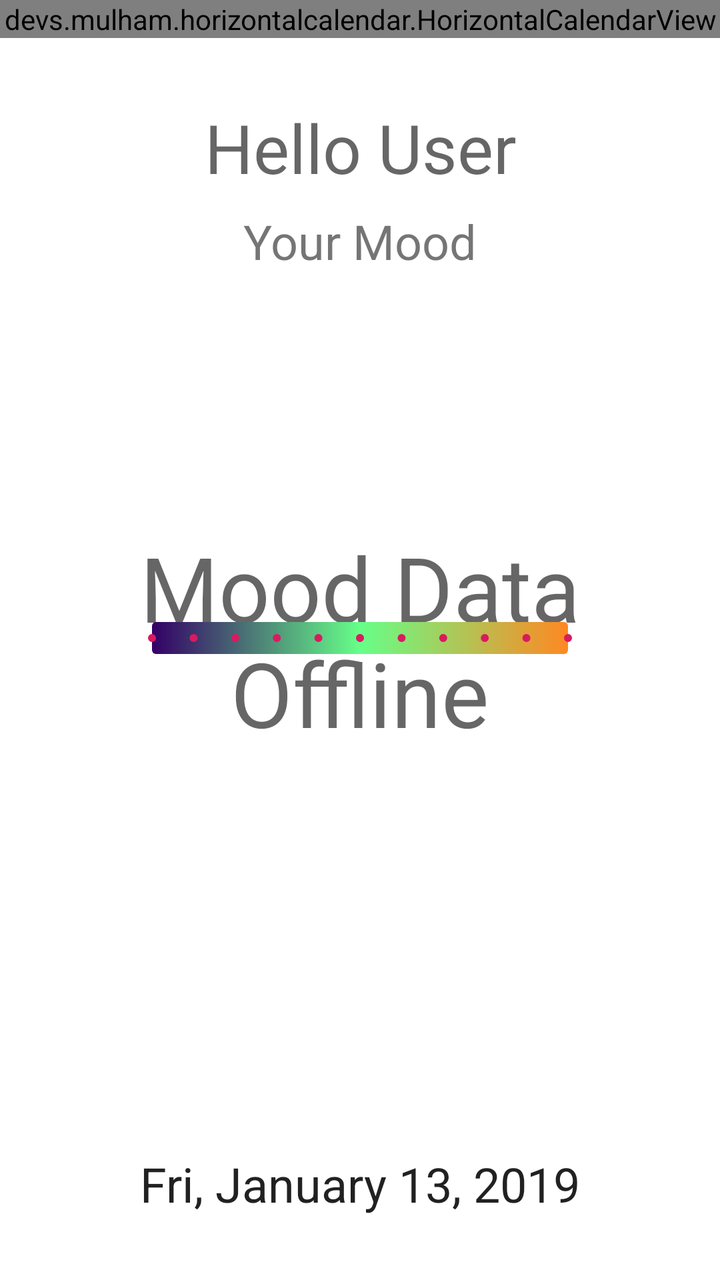
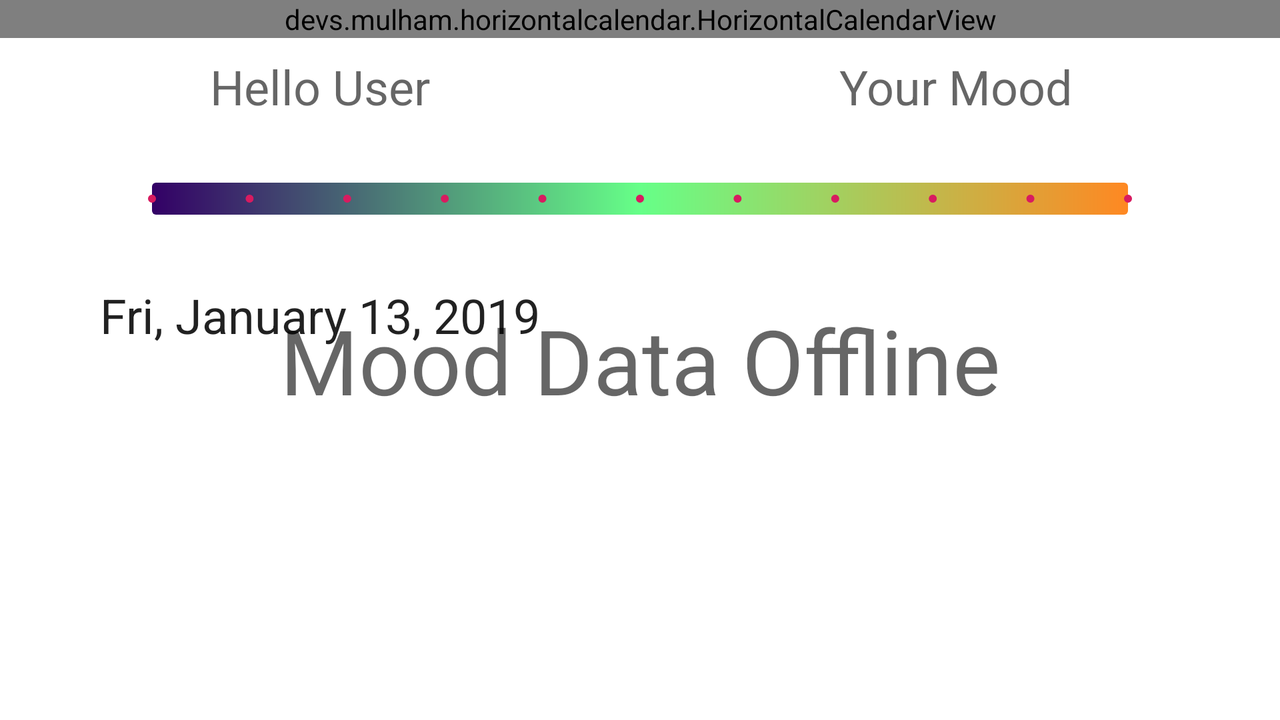

The same Android screen from two of the app's own layout files: first res/layout/ as a phone draws it, then the repository's variant for another configuration, drawn on a device whose configuration selects that folder. Both files follow.
<!-- AndroidManifest.xml: application theme AppTheme -->
<!-- res/layout/mood_fragment.xml -->
<?xml version="1.0" encoding="utf-8"?>
<FrameLayout xmlns:app="http://schemas.android.com/apk/res-auto"
    xmlns:tools="http://schemas.android.com/tools"
    xmlns:android="http://schemas.android.com/apk/res/android"
    android:layout_height="match_parent"
    android:layout_width="match_parent" >

    <TextView
        android:id="@+id/mood_data_offline"
        android:layout_width="match_parent"
        android:layout_height="match_parent"
        android:gravity="center_vertical|center_horizontal|center"
        android:text="@string/mood_data_offline"
        android:textAppearance="@style/TextAppearance.AppCompat.Display2"
        android:background="@android:color/white"/>

    <android.support.constraint.ConstraintLayout xmlns:android="http://schemas.android.com/apk/res/android"
        android:id="@+id/mood_fragment_layout"
        android:layout_width="match_parent"
        android:layout_height="match_parent"
        android:focusable="true"
        tools:context=".MoodFragment">

    <TextView
        android:id="@+id/yourMood"
        android:layout_width="117dp"
        android:layout_height="32dp"
        android:layout_marginTop="8dp"
        android:layout_marginEnd="8dp"
        android:layout_marginRight="8dp"
        android:text="@string/slider_mood"
        android:textSize="24sp"
        app:layout_constraintEnd_toStartOf="@+id/guideline5"
        app:layout_constraintHorizontal_bias="0.494"
        app:layout_constraintStart_toStartOf="@+id/guideline5"
        app:layout_constraintTop_toBottomOf="@+id/greeting" />

    <devs.mulham.horizontalcalendar.HorizontalCalendarView
        android:id="@+id/calendarView"
        android:layout_width="match_parent"
        android:layout_height="wrap_content"
        android:background="@color/colorPrimary"
        app:layout_constraintEnd_toEndOf="parent"
        app:layout_constraintHorizontal_bias="1.0"
        app:layout_constraintStart_toStartOf="parent"
        app:layout_constraintTop_toTopOf="parent"
        app:textColorSelected="#FFFF"
        android:nextFocusForward="@+id/layout_mood_slider"
        android:focusable="true"

        android:descendantFocusability="afterDescendants">
        <requestFocus />
    </devs.mulham.horizontalcalendar.HorizontalCalendarView>

    <include
        android:id="@+id/layout_mood_slider"
        layout="@layout/mood_slider"
        android:layout_width="match_parent"
        android:layout_height="wrap_content"
        android:layout_marginTop="8dp"
        app:layout_constraintBottom_toTopOf="@+id/guideline4"
        app:layout_constraintEnd_toEndOf="parent"
        app:layout_constraintHorizontal_bias="0.0"
        app:layout_constraintStart_toStartOf="parent"
        app:layout_constraintTop_toTopOf="@+id/guideline4"
        app:layout_constraintVertical_bias="0.0"
        android:nextFocusForward="@+id/button_lock_slider"
        />


    <TextView
        android:id="@+id/tv_calendar_date"
        android:layout_width="wrap_content"
        android:layout_height="wrap_content"
        android:layout_marginStart="8dp"
        android:layout_marginLeft="8dp"
        android:layout_marginEnd="8dp"
        android:layout_marginRight="8dp"
        android:layout_marginBottom="32dp"
        android:textAppearance="@style/TextAppearance.AppCompat.Headline"
        app:layout_constraintBottom_toBottomOf="parent"
        app:layout_constraintEnd_toEndOf="parent"
        app:layout_constraintStart_toStartOf="parent"
        tools:text="Fri, January 13, 2019" />

    <ToggleButton
        android:id="@+id/button_lock_slider"
        android:layout_width="wrap_content"
        android:layout_height="wrap_content"
        android:layout_marginEnd="8dp"
        android:layout_marginRight="8dp"
        android:layout_marginBottom="8dp"
        android:background="@drawable/lock_mood_slider"
        android:backgroundTint="@drawable/lock_mood_slider_color"
        android:checked="false"
        android:contentDescription="@string/mood_locked"
        android:textOff=""
        android:textOn=""
        app:layout_constraintBottom_toTopOf="@+id/tv_calendar_date"
        app:layout_constraintEnd_toStartOf="@+id/guideline5"
        app:layout_constraintStart_toStartOf="@+id/guideline5" />

    <TextView
        android:id="@+id/greeting"
        android:layout_width="wrap_content"
        android:layout_height="wrap_content"
        android:layout_marginTop="32dp"
        android:textAppearance="@style/TextAppearance.AppCompat.Display1"
        app:layout_constraintEnd_toEndOf="@+id/yourMood"
        app:layout_constraintStart_toStartOf="@+id/yourMood"
        app:layout_constraintTop_toBottomOf="@+id/calendarView"
        tools:text="Hello User" />

    <android.support.constraint.Guideline
        android:id="@+id/guideline4"
        android:layout_width="wrap_content"
        android:layout_height="wrap_content"
        android:orientation="horizontal"
        app:layout_constraintGuide_percent=".5" />

    <android.support.constraint.Guideline
        android:id="@+id/guideline5"
        android:layout_width="wrap_content"
        android:layout_height="wrap_content"
        android:orientation="vertical"
        app:layout_constraintGuide_percent=".5" />


    </android.support.constraint.ConstraintLayout>


</FrameLayout>
<!-- res/layout/mood_slider.xml (included above) -->
<?xml version="1.0" encoding="utf-8"?>
<android.support.constraint.ConstraintLayout xmlns:android="http://schemas.android.com/apk/res/android"
    android:layout_width="match_parent"
    android:layout_height="wrap_content"
    xmlns:app="http://schemas.android.com/apk/res-auto"
    xmlns:tools="http://schemas.android.com/tools">

    <SeekBar
        android:id="@+id/moodSlider"
        style="@style/MoodSlider"
        android:layout_width="0dp"
        android:layout_height="@dimen/mood_slider_height"
        android:layout_marginStart="@dimen/mood_slider_margin_horizontal"
        android:layout_marginLeft="@dimen/mood_slider_margin_horizontal"
        android:layout_marginTop="@dimen/mood_slider_margin_top"
        android:layout_marginEnd="@dimen/mood_slider_margin_horizontal"
        android:layout_marginRight="@dimen/mood_slider_margin_horizontal"
        android:layout_marginBottom="@dimen/mood_slider_margin_bottom"
        android:max="10"
        android:progressDrawable="@drawable/mood_slider_gradient"
        android:thumb="@drawable/ic_circle_white_8dp"
        app:layout_constraintBottom_toBottomOf="parent"
        app:layout_constraintEnd_toStartOf="@+id/image_manic"
        app:layout_constraintStart_toEndOf="@+id/image_depressed"
        app:layout_constraintVertical_bias="0.301"
        app:tickMarkTint="@color/colorAccent"
        app:tickMarkTintMode="multiply"
        android:focusable="true"
        android:contentDescription="@string/select_your_mood"
        tools:progress="4" />

    <ImageView
        android:id="@+id/image_depressed"
        android:layout_width="@dimen/mood_slider_image_size"
        android:layout_height="@dimen/mood_slider_image_size"
        android:layout_marginStart="@dimen/mood_slider_image_horizontal_margin"
        android:layout_marginLeft="@dimen/mood_slider_image_horizontal_margin"
        android:contentDescription="@string/mood_depressed"
        app:layout_constraintBottom_toTopOf="@+id/moodSlider"
        app:layout_constraintStart_toStartOf="parent"
        app:layout_constraintTop_toBottomOf="@+id/moodSlider"
        app:srcCompat="@drawable/ic_sentiment_dissatisfied_black_24dp" />

    <ImageView
        android:id="@+id/image_manic"
        android:layout_width="@dimen/mood_slider_image_size"
        android:layout_height="@dimen/mood_slider_image_size"
        android:layout_marginEnd="@dimen/mood_slider_image_horizontal_margin"
        android:layout_marginRight="@dimen/mood_slider_image_horizontal_margin"
        android:contentDescription="@string/mood_manic"
        app:layout_constraintBottom_toTopOf="@+id/moodSlider"
        app:layout_constraintEnd_toEndOf="parent"
        app:layout_constraintTop_toBottomOf="@+id/moodSlider"
        app:srcCompat="@drawable/ic_sentiment_very_satisfied_black_24dp" />
</android.support.constraint.ConstraintLayout>
<!-- resources referenced by this layout -->
<resources>
  <color name="colorAccent">#d81b60</color>
  <color name="colorPrimary">#008577</color>
  <dimen name="mood_slider_height">64dp</dimen>
  <dimen name="mood_slider_image_horizontal_margin">8dp</dimen>
  <dimen name="mood_slider_image_size">48dp</dimen>
  <dimen name="mood_slider_margin_bottom">2dp</dimen>
  <dimen name="mood_slider_margin_horizontal">4dp</dimen>
  <dimen name="mood_slider_margin_top">8dp</dimen>
  <!-- drawable lock_mood_slider (drawable) -->
  <?xml version="1.0" encoding="utf-8"?>
  <selector xmlns:android="http://schemas.android.com/apk/res/android">
      <item android:state_checked="true" android:drawable="@drawable/ic_lock_outline_black_24dp" />
      <item android:drawable="@drawable/ic_lock_open_black_24dp" android:state_checked="false" />
  </selector>
  <!-- drawable lock_mood_slider_color (drawable) -->
  <?xml version="1.0" encoding="utf-8"?>
  <selector xmlns:android="http://schemas.android.com/apk/res/android">
      <item android:color="@android:color/black" android:state_checked="true"  />
      <item android:color="?colorAccent" android:state_checked="false" />
  </selector>
  <!-- drawable mood_slider_gradient (drawable) -->
  <?xml version="1.0" encoding="utf-8"?>
  <shape xmlns:android="http://schemas.android.com/apk/res/android"
      android:shape="rectangle">
  
      <corners
          android:radius="2dp" />
  
      <gradient
          android:angle="0"
          android:centerColor="#66FF88"
          android:centerX="0.5"
          android:centerY="0.5"
          android:endColor="#FF8822"
          android:startColor="#330066"
          android:type="linear" />
  
      
      
  
      <size
          android:width="82dp"
          android:height="5dp" />
  
      
      
          
          
          
          
  
      
      
  
  </shape>
  <string name="mood_data_offline">Mood Data Offline</string>
  <string name="mood_depressed">Very Depressed</string>
  <string name="mood_locked">Mood slider is locked</string>
  <string name="mood_manic">Extremely Manic</string>
  <string name="select_your_mood">Select your mood.</string>
  <string name="slider_mood">Your Mood</string>
  <style name="MoodSlider" parent="Widget.AppCompat.SeekBar.Discrete" />
  <style name="AppTheme" parent="AppTheme.Base" />
  <style name="AppTheme.Base" parent="Theme.AppCompat.Light.DarkActionBar">
          
          <item name="colorPrimary">@color/colorPrimary</item>
          <item name="colorPrimaryDark">@color/colorPrimaryDark</item>
          <item name="colorAccent">@color/colorAccent</item>
          <item name="textAppearanceButton">?android:attr/textAppearanceButton</item>
  
      </style>
  <color name="colorPrimaryDark">#00574B</color>
</resources>
<!-- res/layout-land/mood_fragment.xml (the repository's variant of the layout above) -->
<!-- drawn on the phone turned sideways -->
<?xml version="1.0" encoding="utf-8"?>
<FrameLayout xmlns:android="http://schemas.android.com/apk/res/android"
    xmlns:app="http://schemas.android.com/apk/res-auto"
    xmlns:tools="http://schemas.android.com/tools"
    android:layout_width="match_parent"
    android:layout_height="match_parent">
    <TextView
        android:id="@+id/mood_data_offline"
        android:layout_width="match_parent"
        android:layout_height="match_parent"
        android:gravity="center_vertical|center_horizontal|center"
        android:text="@string/mood_data_offline"
        android:textAppearance="@style/TextAppearance.AppCompat.Display2"
        android:background="@android:color/white"/>

    <android.support.constraint.ConstraintLayout
        android:id="@+id/mood_fragment_layout"
        android:layout_width="match_parent"
        android:layout_height="match_parent"
        tools:context=".MoodFragment"
        android:focusable="true"
        >

    <TextView
        android:id="@+id/yourMood"
        android:layout_width="wrap_content"
        android:layout_height="wrap_content"
        android:layout_marginStart="8dp"
        android:layout_marginLeft="8dp"
        android:layout_marginEnd="8dp"
        android:layout_marginRight="8dp"
        android:text="@string/slider_mood"
        android:textAppearance="@style/TextAppearance.AppCompat.Display1"
        android:textSize="24sp"
        app:layout_constraintBaseline_toBaselineOf="@+id/greeting"
        app:layout_constraintEnd_toEndOf="parent"
        app:layout_constraintHorizontal_bias="0.49"
        app:layout_constraintStart_toStartOf="@+id/guideline5" />

    <devs.mulham.horizontalcalendar.HorizontalCalendarView
        android:id="@+id/calendarView"
        android:layout_width="match_parent"
        android:layout_height="wrap_content"
        android:background="@color/colorPrimary"
        app:layout_constraintEnd_toEndOf="parent"
        app:layout_constraintHorizontal_bias="1.0"
        app:layout_constraintStart_toStartOf="parent"
        app:layout_constraintTop_toTopOf="parent"
        app:textColorSelected="#FFFF" />

    <include
        android:id="@+id/layout_mood_slider"
        layout="@layout/mood_slider"
        android:layout_width="match_parent"
        android:layout_height="wrap_content"
        android:layout_marginTop="8dp"
        app:layout_constraintEnd_toEndOf="parent"
        app:layout_constraintHorizontal_bias="0.0"
        app:layout_constraintStart_toStartOf="parent"
        app:layout_constraintTop_toTopOf="@+id/barrier" />


    <TextView
        android:id="@+id/tv_calendar_date"
        android:layout_width="wrap_content"
        android:layout_height="wrap_content"
        android:layout_marginStart="8dp"
        android:layout_marginLeft="8dp"
        android:layout_marginEnd="8dp"
        android:layout_marginRight="8dp"
        android:textAppearance="@style/TextAppearance.AppCompat.Headline"
        app:layout_constraintBottom_toBottomOf="@+id/button_lock_slider"
        app:layout_constraintEnd_toStartOf="@+id/guideline5"
        app:layout_constraintStart_toStartOf="parent"
        app:layout_constraintTop_toTopOf="@+id/button_lock_slider"
        tools:text="Fri, January 13, 2019" />

    <ToggleButton
        android:id="@+id/button_lock_slider"
        android:layout_width="wrap_content"
        android:layout_height="wrap_content"
        android:layout_marginStart="8dp"
        android:layout_marginLeft="8dp"
        android:layout_marginEnd="8dp"
        android:layout_marginRight="8dp"
        android:background="@drawable/lock_mood_slider"
        android:backgroundTint="@drawable/lock_mood_slider_color"
        android:checked="false"
        android:contentDescription="@string/mood_locked"
        android:textOff=""
        android:textOn=""
        app:layout_constraintEnd_toEndOf="parent"
        app:layout_constraintHorizontal_bias="0.505"
        app:layout_constraintStart_toStartOf="@+id/guideline5"
        app:layout_constraintTop_toBottomOf="@+id/layout_mood_slider" />

    <TextView
        android:id="@+id/greeting"
        android:layout_width="wrap_content"
        android:layout_height="wrap_content"
        android:layout_marginStart="8dp"
        android:layout_marginLeft="8dp"
        android:layout_marginTop="8dp"
        android:layout_marginEnd="8dp"
        android:layout_marginRight="8dp"
        android:textAppearance="@style/TextAppearance.AppCompat.Display1"
        android:textSize="24sp"
        app:layout_constraintEnd_toStartOf="@+id/guideline5"
        app:layout_constraintStart_toStartOf="parent"
        app:layout_constraintTop_toBottomOf="@+id/calendarView"
        tools:text="@string/hello_user_placeholder" />

    <android.support.constraint.Barrier
        android:id="@+id/barrier"
        android:layout_width="wrap_content"
        android:layout_height="wrap_content"
        app:barrierDirection="bottom"
        app:constraint_referenced_ids="greeting, yourMood" />

    <android.support.constraint.Guideline
        android:id="@+id/guideline5"
        android:layout_width="wrap_content"
        android:layout_height="wrap_content"
        android:orientation="vertical"
        app:layout_constraintGuide_percent=".5" />
    </android.support.constraint.ConstraintLayout>
</FrameLayout>
<!-- resources referenced by the variant -->
<!-- as the phone turned sideways resolves them -->
<resources>
  <color name="colorAccent">#d81b60</color>
  <color name="colorPrimary">#008577</color>
  <dimen name="mood_slider_height">64dp</dimen>
  <dimen name="mood_slider_image_horizontal_margin">8dp</dimen>
  <dimen name="mood_slider_image_size">48dp</dimen>
  <dimen name="mood_slider_margin_bottom">2dp</dimen>
  <dimen name="mood_slider_margin_horizontal">4dp</dimen>
  <dimen name="mood_slider_margin_top">8dp</dimen>
  <!-- drawable lock_mood_slider (drawable) -->
  <?xml version="1.0" encoding="utf-8"?>
  <selector xmlns:android="http://schemas.android.com/apk/res/android">
      <item android:state_checked="true" android:drawable="@drawable/ic_lock_outline_black_24dp" />
      <item android:drawable="@drawable/ic_lock_open_black_24dp" android:state_checked="false" />
  </selector>
  <!-- drawable lock_mood_slider_color (drawable) -->
  <?xml version="1.0" encoding="utf-8"?>
  <selector xmlns:android="http://schemas.android.com/apk/res/android">
      <item android:color="@android:color/black" android:state_checked="true"  />
      <item android:color="?colorAccent" android:state_checked="false" />
  </selector>
  <!-- drawable mood_slider_gradient (drawable) -->
  <?xml version="1.0" encoding="utf-8"?>
  <shape xmlns:android="http://schemas.android.com/apk/res/android"
      android:shape="rectangle">
  
      <corners
          android:radius="2dp" />
  
      <gradient
          android:angle="0"
          android:centerColor="#66FF88"
          android:centerX="0.5"
          android:centerY="0.5"
          android:endColor="#FF8822"
          android:startColor="#330066"
          android:type="linear" />
  
      
      
  
      <size
          android:width="82dp"
          android:height="5dp" />
  
      
      
          
          
          
          
  
      
      
  
  </shape>
  <string name="hello_user_placeholder">Hello User</string>
  <string name="mood_data_offline">Mood Data Offline</string>
  <string name="mood_depressed">Very Depressed</string>
  <string name="mood_locked">Mood slider is locked</string>
  <string name="mood_manic">Extremely Manic</string>
  <string name="select_your_mood">Select your mood.</string>
  <string name="slider_mood">Your Mood</string>
  <style name="MoodSlider" parent="Widget.AppCompat.SeekBar.Discrete" />
  <style name="AppTheme" parent="AppTheme.Base" />
  <style name="AppTheme.Base" parent="Theme.AppCompat.Light.DarkActionBar">
          
          <item name="colorPrimary">@color/colorPrimary</item>
          <item name="colorPrimaryDark">@color/colorPrimaryDark</item>
          <item name="colorAccent">@color/colorAccent</item>
          <item name="textAppearanceButton">?android:attr/textAppearanceButton</item>
  
      </style>
  <color name="colorPrimaryDark">#00574B</color>
</resources>
